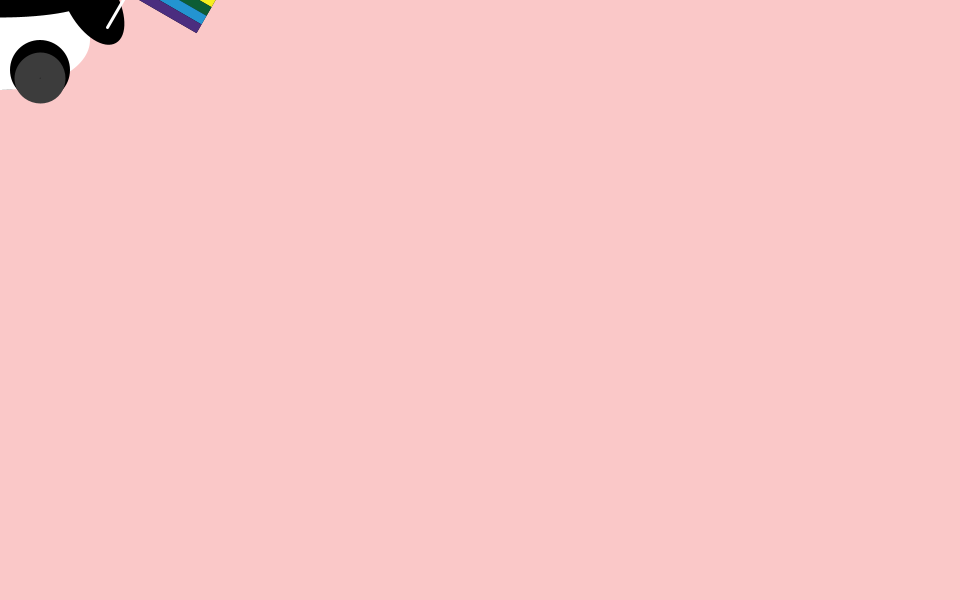
Frame 1 (no input)
Frame 60 (the mouse pressed at the canvas centre just before this capture): identical to frame 1, image omitted
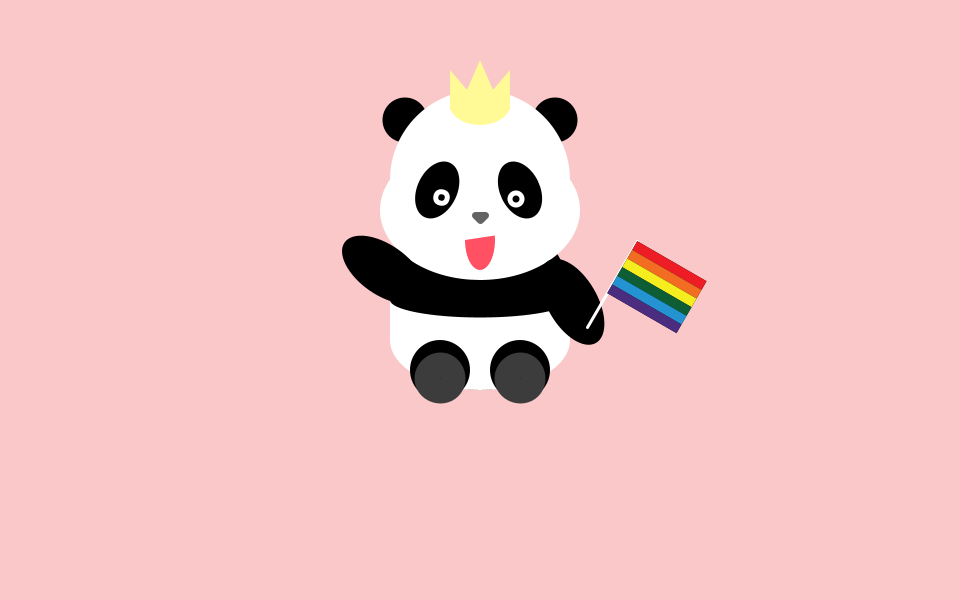
Frame 120 (the mouse held since frame 60 and released just before this capture)

The Processing sketch that drew these frames (run headless with seeded random() and noise(); from frame 60 on, the mouse is pressed at the canvas centre):

// Processing sketch: character_active
// ── character_active.pde
int Radius = 90;
int axis = 480;
int x = 450;
int y = 140;

void setup() {
size(960,600);
}

void draw() { 
background(250,200,200);
noStroke();
fill(0,0,0);
ellipse(mouseX,mouseY,180,180);

//ears
noStroke();
fill(0);
ellipse(mouseX-75,mouseY-180,45,45);
ellipse(mouseX+75,mouseY-180,45,45);

//face
fill(255,255,255);
ellipse(mouseX,mouseY-120,Radius*2,Radius*2);
ellipse(mouseX,mouseY-90,200,140);

//crown
fill(255,250,150);
beginShape();
vertex(mouseX-30,mouseY-230+40);
vertex(mouseX-30,mouseY-230);
vertex(mouseX-30+17,mouseY-230+20);
vertex(mouseX,mouseY-230-10);
vertex(mouseX-30+43,mouseY-230+20);
vertex(mouseX-30+60,mouseY-230);
vertex(mouseX-30+60,mouseY-230+40);
endShape();
arc(mouseX,mouseY-230+35,60,40,0,PI);




//body
fill(255,255,255);
rect(mouseX-90,mouseY,180,40);
ellipse(mouseX,mouseY+40,180,100);
fill(0);
ellipse(mouseX,mouseY,180,35);


//feet
ellipse(mouseX-40,mouseY+70,60,60);
ellipse(mouseX+40,mouseY+70,60,60);
noFill();
stroke(60);
strokeWeight(26);
ellipse(mouseX-40,mouseY+78,25,25);
ellipse(mouseX+40,mouseY+78,25,25);

//mouth
noStroke();
fill(255,80,100);
arc(mouseX, mouseY-60, 30, 60, -0.15, PI, CHORD);

//nose
stroke(100);
strokeWeight(7);
strokeJoin(ROUND);
triangle(mouseX-5,mouseY-85,mouseX+5,mouseY-85,mouseX,mouseY-80);

//eyes
translate(mouseX+40,mouseY-110);
rotate(radians(-25));
noStroke();
fill(0);
ellipse(0,0,40,60);

translate(-75,-35);
rotate(radians(50));
fill(0);
ellipse(0,0,40,60);

stroke(255);
strokeWeight(5);
fill(0);
ellipse(7,5,12,12);
ellipse(75,-25,12,12);

//arms
noStroke();
translate(-15,95);
rotate(radians(10));
ellipse(0,0,95,50);

translate(173,-82);
rotate(radians(25));
ellipse(0,0,95,50);

//flag
translate(30,0);
rotate(radians(-120));
strokeWeight(3);
stroke(255);
line(0,0,100,0);
noStroke();
quad(100,0,100,80,40,80,40,0);
fill(237,28,37);
quad(100,0,100,80,90,80,90,0);
fill(242,109,34);
quad(90,0,90,80,80,80,80,0);
fill(246,237,31);
quad(80,0,80,80,70,80,70,0);
fill(13,93,53);
quad(70,0,70,80,60,80,60,0);
fill(35,148,209);
quad(60,0,60,80,50,80,50,0);
fill(75,45,127);
quad(50,0,50,80,40,80,40,0);

}
